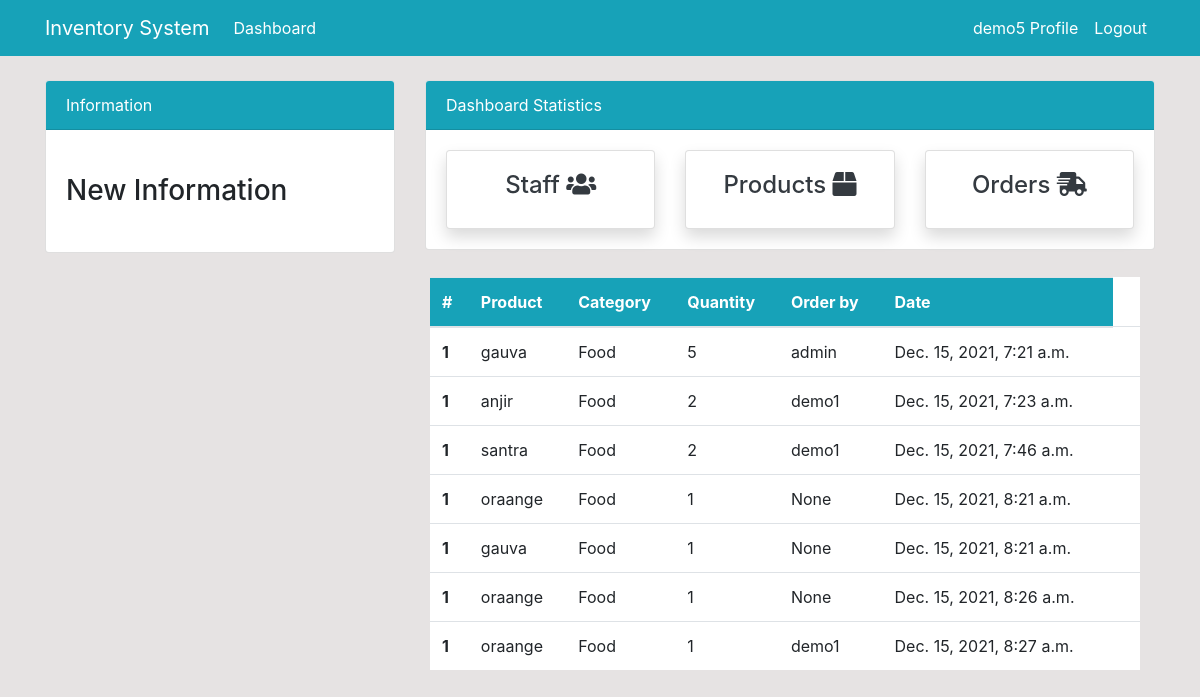
/order/ (signed in), run on an earlier commit of the app's database.
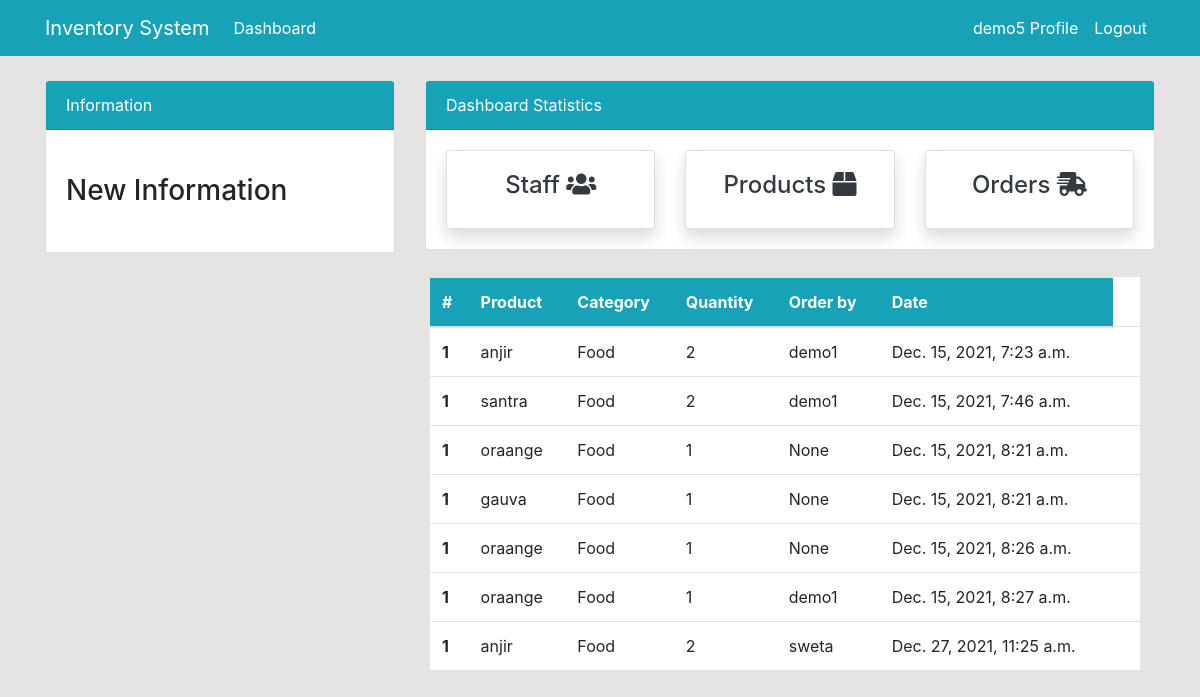
And on a later commit of the database.
### dashboard/models.py (models this page shows, shortened)
class Order(models.Model):
    product = models.ForeignKey(Product, on_delete=models.CASCADE, null=True)
    customer = models.ForeignKey(User, on_delete=models.CASCADE, null=True)
    order_quantity = models.PositiveIntegerField(null=True)
    date =models.DateTimeField(auto_now_add=True)
    class Meta:
        verbose_name_plural='Order'

class Product(models.Model):
    name = models.CharField(max_length=100, null=True)
    category = models.CharField(max_length=50, choices=CATEGORY, null=True)
    quantity = models.PositiveIntegerField(null=True)
    def __str__(self) -> str:
        return f'{self.name}'

### dashboard/views.py (the view)
# urls.py: path('order/', views.order, name='dashboard-order'),
@login_required
def order(request):
    orders=Order.objects.all()
    context={
        'orders':orders
    }
    return render(request,'dashboard/order.html',context)

### templates/dashboard/order.html (shortened to what this page needs)
{% extends 'partials/base.html' %}
{%block content%}
{% include 'partials/topnav.html' %}
 <div class="container">
        <div class="row my-4">
            <div class="col-md-4">
            </div>
            <div class="col-md-8">
                <table class="table bg-white">
                    <thead class="bg-info">
                        <tr class="text-white">
                            <th scope="col">#</th>
                            <th scope="col">Product</th>
                            <th scope="col">Category</th>
                            <th scope="col">Quantity</th>
                            <th scope="col">Order by</th>
                            <th scope="col">Date</th>
                        </tr>
                    </thead>
                    <tbody>
                    {% for order in orders %}
                        <tr>
                            <th scope="row">1</th>
                            <td>{{order.product}}</td>
                             <td>{{order.product.category}}</td>
                            <td>{{order.order_quantity}}</td>
                            <td>{{order.customer}}</td>
                            <td>{{order.date}}</td>
                            <td></td>
                        </tr>
                        {% endfor %}
                    </tbody>
                </table>
            </div>
        </div>
    </div>
{%endblock%}

What changed in the data, as far as the page shows it:
removed Order: product "gauva", product.category "Food", order_quantity "5", customer "admin", date "Dec. 15, 2021, 7:21 a.m."
added Order: product "anjir", product.category "Food", order_quantity "2", customer "sweta", date "Dec. 27, 2021, 11:25 a.m."
